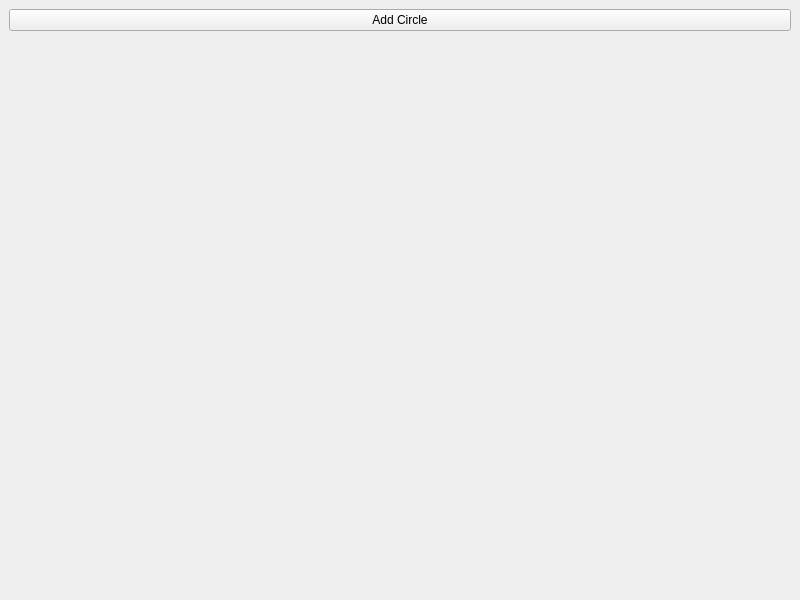
<?xml version="1.0" encoding="UTF-8"?>
<ui version="4.0">
 <class>MainWindow</class>
 <widget class="QMainWindow" name="MainWindow">
  <property name="geometry">
   <rect>
    <x>0</x>
    <y>0</y>
    <width>800</width>
    <height>600</height>
   </rect>
  </property>
  <property name="windowTitle">
   <string>Yellow Circles</string>
  </property>
  <widget class="QWidget" name="centralwidget">
   <layout class="QVBoxLayout" name="verticalLayout">
    <item>
     <widget class="QPushButton" name="btn_add_circles">
      <property name="text">
       <string>Add Circle</string>
      </property>
     </widget>
    </item>
    <item>
     <widget class="QWidget" name="canvas">
      <property name="minimumSize">
       <size>
        <width>0</width>
        <height>400</height>
       </size>
      </property>
     </widget>
    </item>
   </layout>
  </widget>
 </widget>
 <resources/>
 <connections/>
</ui>
